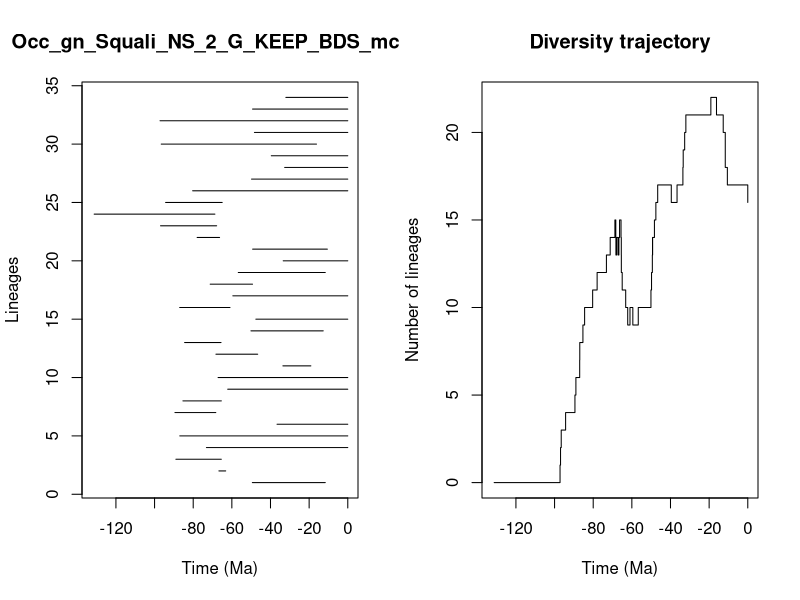

Reproduce this figure in R.


pdf(file='../Results/Genus_NS/5_MA_bins_EXT_EP/pyrate_mcmc_logs/Occ_gn_Squali_NS_2_G_KEEP_BDS_mcmc_LTT.pdf',width=0.6*20, height=0.6*10)
title = "Occ_gn_Squali_NS_2_G_KEEP_BDS_mcmc"
ts=c(49.39327562457345, 66.7046371903405,88.95790890340393,73.16298669739709,86.94846348794427,36.60706468249896,89.4554469042756,85.32449726057737,62.14160393664813,67.1296405528565,33.580352412052235,68.24093935770468,84.44676000182918,50.11736714874168,47.57169256480836,86.99666083175923,59.49192309922556,71.20766675365138,56.68200361702329,33.42167277700504,49.24764604138029,77.97191373992958,96.90717188574077,131.26501390833297,94.28458975335435,80.28802747330344,49.8090470088358,32.66238169852793,39.58690702776207,96.55236828049854,48.31475880520135,97.16421421067605,49.28014556955858,32.04680563478513)
te=c(11.651382686091173, 63.18416195005373,65.4618981699047,0.0,0.0,0.0,68.30632128160296,65.44077402112923,0.0,0.0,19.11177333638437,46.62597067572844,65.60160731695193,12.710569365132013,0.0,60.96337063974144,0.0,49.30156607637228,11.651706991655809,0.0,10.569772039110322,66.35622619678178,67.86831859474076,68.77337066080801,64.9935426046903,0.0,0.0,0.0,0.0,16.19142418215821,0.0,0.0,0.0,0.0)
div_traj=c(0, 1,2,3,4,5,6,7,8,9,10,11,12,13,14,15,14,13,14,13,14,15,14,13,12,11,10,9,10,9,10,11,12,13,14,13,14,15,16,17,16,17,18,19,20,21,22,21,20,19,18,17,16)
time_events=c(131.26501390833297, 97.16421421067605,96.90717188574077,96.55236828049854,94.28458975335435,89.4554469042756,88.95790890340393,86.99666083175923,86.94846348794427,85.32449726057737,84.44676000182918,80.28802747330344,77.97191373992958,73.16298669739709,71.20766675365138,68.77337066080801,68.30632128160296,68.24093935770468,67.86831859474076,67.1296405528565,66.7046371903405,66.35622619678178,65.60160731695193,65.4618981699047,65.44077402112923,64.9935426046903,63.18416195005373,62.14160393664813,60.96337063974144,59.49192309922556,56.68200361702329,50.11736714874168,49.8090470088358,49.39327562457345,49.30156607637228,49.28014556955858,49.24764604138029,48.31475880520135,47.57169256480836,46.62597067572844,39.58690702776207,36.60706468249896,33.580352412052235,33.42167277700504,32.66238169852793,32.04680563478513,19.11177333638437,16.19142418215821,12.710569365132013,11.651706991655809,11.651382686091173,10.569772039110322,0.0)
                par(mfrow=c(1,2))
                L = length(ts)
                plot(ts, 1:L , xlim=c(-max(ts)-1,0), pch=20, type="n", main=title,xlab="Time (Ma)",ylab="Lineages")
                for (i in 1:L){segments(x0=-te[i],y0=i,x1=-ts[i],y1=i)}    
                t = -time_events
                plot(div_traj ~ t,type="s", main = "Diversity trajectory",xlab="Time (Ma)",ylab="Number of lineages",xlim=c(-max(ts)-1,0))
                abline(v=c(65,200,251,367,445),lty=2,col="gray")
                
